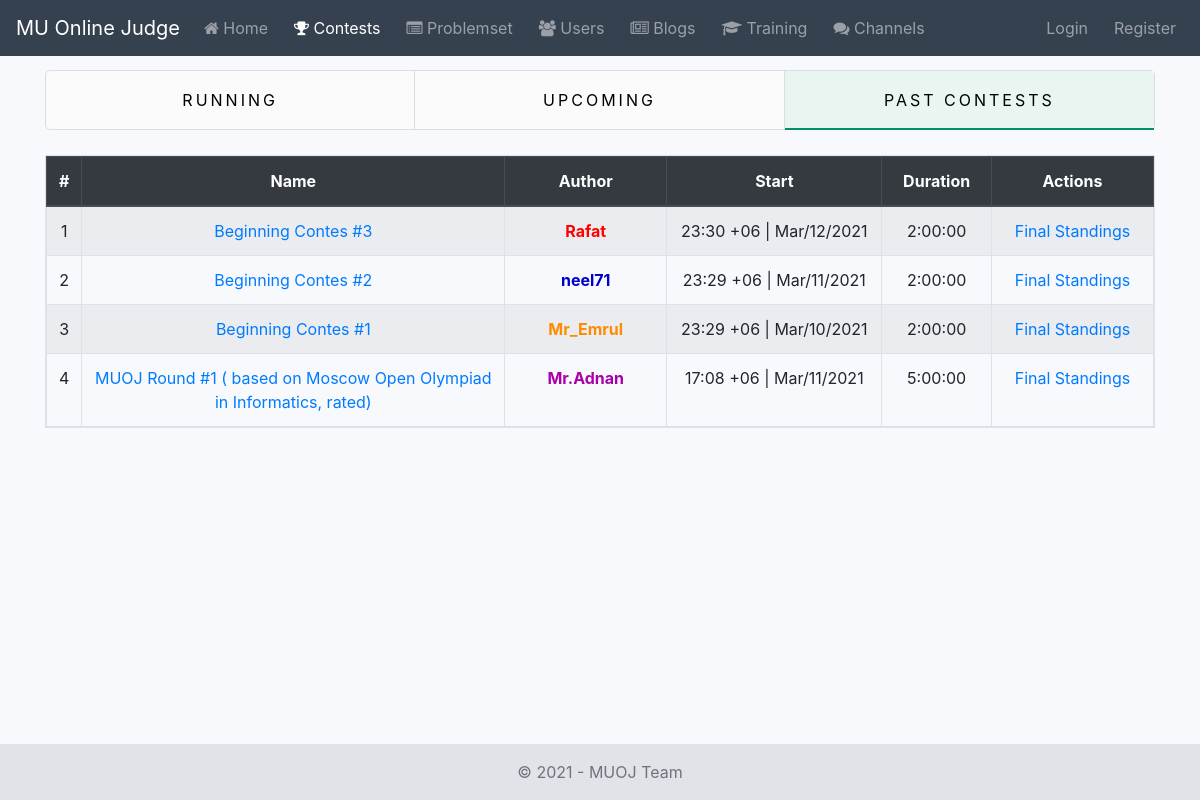
The page /contests/past-contests/ on the database its author committed.
### contest/models.py (models this page shows, shortened)
class Contest(AbstractBaseModel):
    title = models.CharField(verbose_name=_('Title'), max_length=200)
    description = RichTextField(verbose_name=_('Description'), blank=True)
    start_time = models.DateTimeField(verbose_name=_('Start Time'))
    duration = models.DurationField(verbose_name=_('Duration'))
    openness = models.BooleanField(verbose_name=_('Openness'), default=False)
    is_rated = models.BooleanField(verbose_name=_('Is Rated'), default=False)
    rating_applied = models.BooleanField(verbose_name=_('Rating Applied?'), default=False)
    problem_ids = models.JSONField(verbose_name=_('Problem Ids'), default=list)
    problem_scores = models.JSONField(verbose_name=_('Problem Scores'), default=list)
    """
    Standings Format
    [
        {
            'id': 23,
            'username': 'Farhan_Meb',
            'rank': 1400,
            'total_score': 300,
            'scores_per_problem': [100, 200]
        },
        {
            'id': 24,
            'username': 'Decayed',
            'rank': 1200,
            'total_score': 200,
            'scores_per_problem': [0, 200]
        }
    ]
    """
    standings = models.JSONField(verbose_name=_('Standings'), default=list, blank=True)
    author = models.ForeignKey(
        verbose_name=_('Author'),
        to=User,
        related_name='contests',
        on_delete=models.SET_NULL,
        null=True
    )
    contestants = models.ManyToManyField(
        verbose_name=_('Contestants'),
        to=User,
        related_name='contestants',
        blank=True
    )
    objects = ContestManager()
    class Meta:
        verbose_name = _('Contest')
        verbose_name_plural = _('Contests')
        ordering = ['-id']

### contest/views.py (the view)
# urls.py: path('past-contests/', PastContestListView.as_view(), name='past-contest-list'),
class PastContestListView(ListView):
    model = Contest
    context_object_name = 'contests'
    template_name = 'contest/past_contest_list.html'
    def get_queryset(self):
        return Contest.objects.past_contests()
    def get_context_data(self, **kwargs):
        context = super().get_context_data(**kwargs)
        context.update({
            'contest_past_tab': 'active',
            'contest_nav': 'active'
        })
        return context

### contest/managers.py (called while the page is built)
    def past_contests(self):
        return self.annotate(
            end_time=ExpressionWrapper(
                F('start_time') + F('duration'),
                output_field=models.DateTimeField()
            )
        ).filter(
            end_time__lt=timezone.now()
        )

### contest/templates/contest/past_contest_list.html (shortened to what this page needs)
{% extends 'contest/base.html' %}
{% load static %}
{% block content %}
    {% include 'contest/snippets/list_tabs.html' %}
    <table class="table table-responsive table-hover text-center table-bordered table-striped">
        <thead class="thead-dark">
            <tr>
                <th > #</th>
                <th width="40%"> Name</th>
                <th width="15%"> Author</th>
                <th width="20%"> Start </th>
                <th width="10%"> Duration </th>
                <th width="15%"> Actions </th>
            </tr>
        </thead>
        <tbody>
            {% for contest in contests %}
                <tr>
                    <td> {{ forloop.counter }} </td>
                    <td> <a href="{% url 'contest:contest-details' contest.id %}"> {{ contest.title }}</a> </td>
                    <td>
                        <a
                                href="{% url 'accounts:user-profile' contest.author.username %}"
                                class="rank-text rank-{{ contest.author.profile.rank }}"
                        >
                            {{ contest.author }}
                        </a>
                    </td>
                    <td> {{ contest.start_time|date:"H:i e | M/d/o" }} </td>
                    <td>{{ contest.duration }}</td>
                    <td><a href="{% url 'contest:contest-standings' contest.id %}">{{ "Final Standings" }}</a></td>
                </tr>
            {% endfor %}
        </tbody>
    </table>
{% endblock %}

### static_local/core/css/base.css (style rules this page uses)
* { list-style: none; margin: 0; padding: 0; box-sizing: border-box; }
.bg-light-blue { background-color: #f7f9fc; }
.rank-text { font-weight: bold; }
.rank-1600 { color: #0000cc; }
.rank-1900 { color: #a0a; }
.rank-2100 { color: #FF8C00; }
.rank-2400 { color: red; }

### rows shown on the page
Contest: title "Beginning Contes #3", author "Rafat", start_time|M "23:30 +06 | Mar/12/2021", duration "2:00:00", value "Final Standings"
Contest: title "Beginning Contes #2", author "neel71", start_time|M "23:29 +06 | Mar/11/2021", duration "2:00:00", value "Final Standings"
Contest: title "Beginning Contes #1", author "Mr_Emrul", start_time|M "23:29 +06 | Mar/10/2021", duration "2:00:00", value "Final Standings"
Contest: title "MUOJ Round #1 ( based on Moscow Open Olympiad in Informatics, rated)", author "Mr.Adnan", start_time|M "17:08 +06 | Mar/11/2021", duration "5:00:00", value "Final Standings"
